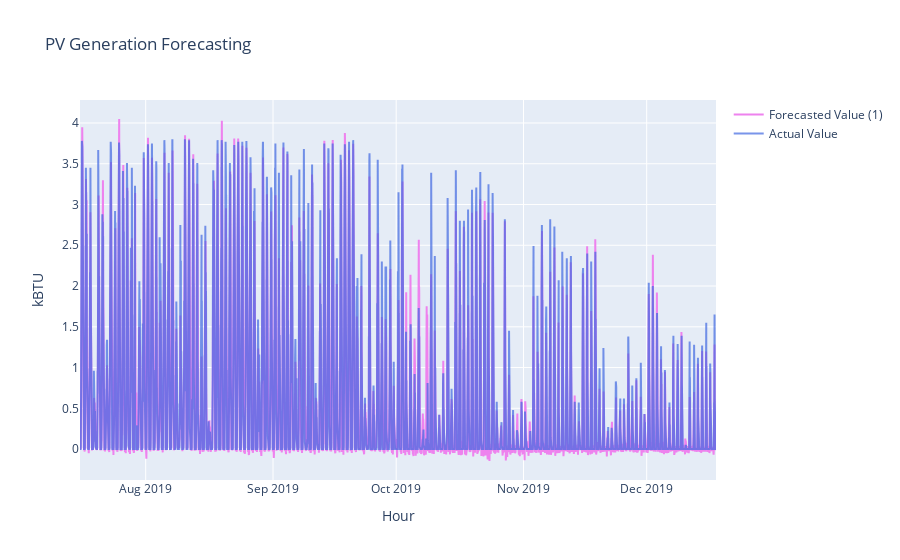

The notebook cell this image was saved under:
### Markdown cell above
To the left of the dashed vertical line we have the training data and to the right the testing data. We see that the actual yearly trend seems to have been correctly fitted in the validation set. Here we have represented each of the 6 calculated values (for every hour avead) for each inout vector. 

We'll zoom in in the third year of the data set and compare the actual values vs. the forecasted ones to see how it fits monthly, weekly and daily fluctuations. 
We'll just use the first of te 6 calculated values based on the idea that the NN should learn the trend and fit a curve in those 30 points (24 before the current value, the current value, and 5 afterwards) being the fit closer to the actual value for the points that come earlier in the prediction curve. 

We see that the squared root of the MSE on the total data set is of 4.893, which is greater than in the previous model, but we should take into account that this model works not only one but six target values.

### Code cell
Predicted = go.Scatter(x=y[train_hours + val_hours:].index, y=data_predict[train_hours + val_hours:,0].flatten(), opacity = 1, name = 'Forecasted Value (1)', line=dict(color='violet'), yaxis='y')
Actual = go.Scatter(x=y[train_hours + val_hours:].index, y=y['pv_power_mw(t)'][train_hours + val_hours:].values, opacity = 0.7, name = 'Actual Value', line=dict(color='royalBlue'), yaxis='y')
layout = go.Layout(title='PV Generation Forecasting', xaxis=dict(title='Hour'),
                   yaxis=dict(title='kBTU', overlaying='y'),
                  yaxis2=dict(title='kBTU', side='right'))
fig = go.Figure(data=[Predicted, Actual], layout=layout)
fig.show() # if this is rendered in colab, you should run fig.show(renderer='colab') instead.

### Figure 1 — Plotly figure (JSON) as saved in the notebook; plotly's stock layout.template omitted (floating-point values rounded to 4 significant figures; data arrays with more than 128 entries replaced by an {"elided": "..."} marker saying what was removed)
{"data": [{"line": {"color": "violet"}, "name": "Forecasted Value (1)", "opacity": 1, "type": "scatter", "x": {"elided": "7435 str values"}, "y": {"elided": "7435 float values"}, "yaxis": "y"}, {"line": {"color": "royalBlue"}, "name": "Actual Value", "opacity": 0.7, "type": "scatter", "x": {"elided": "7435 str values"}, "y": {"elided": "7435 float values"}, "yaxis": "y"}], "layout": {"title": {"text": "PV Generation Forecasting"}, "xaxis": {"title": {"text": "Hour"}}, "yaxis": {"overlaying": "y", "title": {"text": "kBTU"}}, "yaxis2": {"side": "right", "title": {"text": "kBTU"}}}}
